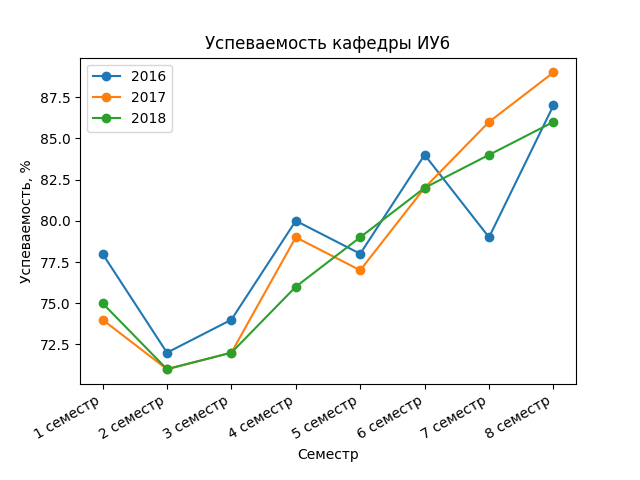

Write the Python code that produced this figure.
# coding=utf-8
import pandas as pd
import matplotlib.pyplot as plt

dates = ["1 семестр", "2 семестр", "3 семестр", "4 семестр",
         "5 семестр", "6 семестр", "7 семестр", "8 семестр",
         "1 семестр", "2 семестр", "3 семестр", "4 семестр",
         "5 семестр", "6 семестр", "7 семестр", "8 семестр",
         "1 семестр", "2 семестр", "3 семестр", "4 семестр",
         "5 семестр", "6 семестр", "7 семестр", "8 семестр"]
app = ["2016", "2016", "2016", "2016",
       "2016", "2016", "2016", "2016",
       "2017", "2017", "2017", "2017",
       "2017", "2017", "2017", "2017",
       "2018", "2018", "2018", "2018",
       "2018", "2018", "2018", "2018"]
values = [78, 72, 74, 80,
          78, 84, 79, 87,
          74, 71, 72, 79,
          77, 82, 86, 89,
          75, 71, 72, 76,
          79, 82, 84, 86]
df = pd.DataFrame({"Date": dates, "Appliance": app, "Value": values})
df = df.set_index('Date')

##########

df1 = df[df["Appliance"] == "2016"]
df2 = df[df["Appliance"] == "2017"]
df3 = df[df["Appliance"] == "2018"]

plt.plot(df1.index, df1["Value"].values, marker="o", label="2016")
plt.plot(df2.index, df2["Value"].values, marker="o", label="2017")
plt.plot(df3.index, df3["Value"].values, marker="o", label="2018")
plt.gcf().autofmt_xdate()
plt.xlabel(u"Семестр")
plt.ylabel(u"Успеваемость, %")
plt.title(u"Успеваемость кафедры ИУ6")
plt.legend()

plt.savefig('semester_stat_perf.png')
